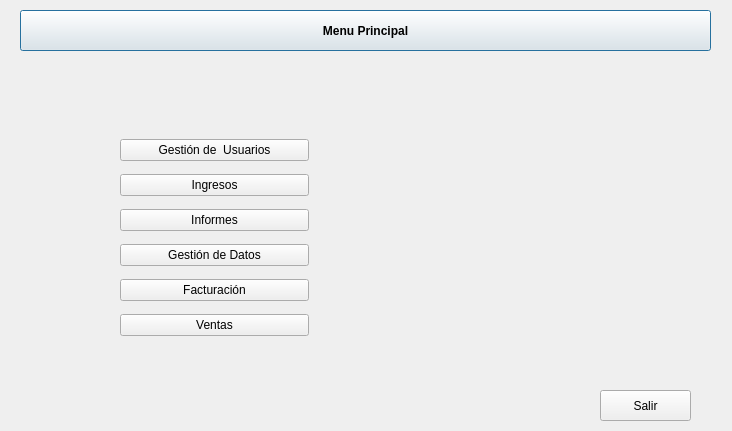
<?xml version="1.0" encoding="UTF-8"?>
<ui version="4.0">
 <class>DialogMenu</class>
 <widget class="QDialog" name="DialogMenu">
  <property name="geometry">
   <rect>
    <x>0</x>
    <y>0</y>
    <width>732</width>
    <height>431</height>
   </rect>
  </property>
  <property name="windowTitle">
   <string>Dialog</string>
  </property>
  <property name="windowIcon">
   <iconset>
    <activeon>:/icons/pix/oxygen/48x48/status/media-playlist-repeat.png</activeon>
   </iconset>
  </property>
  <widget class="QPushButton" name="pushButton">
   <property name="geometry">
    <rect>
     <x>20</x>
     <y>10</y>
     <width>691</width>
     <height>41</height>
    </rect>
   </property>
   <property name="font">
    <font>
     <weight>75</weight>
     <bold>true</bold>
    </font>
   </property>
   <property name="text">
    <string>Menu Principal</string>
   </property>
   <property name="icon">
    <iconset>
     <activeon>:/icons/pix/oxygen/48x48/status/media-playlist-repeat.png</activeon>
    </iconset>
   </property>
   <property name="iconSize">
    <size>
     <width>32</width>
     <height>32</height>
    </size>
   </property>
  </widget>
  <widget class="QLabel" name="label">
   <property name="geometry">
    <rect>
     <x>370</x>
     <y>70</y>
     <width>321</width>
     <height>311</height>
    </rect>
   </property>
   <property name="text">
    <string/>
   </property>
   <property name="pixmap">
    <pixmap resource="icons.qrc">:/icons/pix/oxygen/breaktime.jpg</pixmap>
   </property>
   <property name="scaledContents">
    <bool>true</bool>
   </property>
  </widget>
  <widget class="QPushButton" name="salir">
   <property name="geometry">
    <rect>
     <x>600</x>
     <y>390</y>
     <width>91</width>
     <height>31</height>
    </rect>
   </property>
   <property name="text">
    <string>Salir</string>
   </property>
   <property name="icon">
    <iconset>
     <activeon>:/icons/pix/oxygen/48x48/actions/system-shutdown.png</activeon>
    </iconset>
   </property>
   <property name="iconSize">
    <size>
     <width>22</width>
     <height>22</height>
    </size>
   </property>
  </widget>
  <widget class="QWidget" name="">
   <property name="geometry">
    <rect>
     <x>120</x>
     <y>132</y>
     <width>189</width>
     <height>214</height>
    </rect>
   </property>
   <layout class="QVBoxLayout" name="verticalLayout">
    <item>
     <layout class="QHBoxLayout" name="horizontalLayout">
      <item>
       <widget class="QPushButton" name="pushButton_3">
        <property name="text">
         <string>Gestión de  Usuarios</string>
        </property>
        <property name="icon">
         <iconset>
          <activeon>:/icons/pix/oxygen/48x48/status/meeting-chair.png</activeon>
         </iconset>
        </property>
        <property name="iconSize">
         <size>
          <width>22</width>
          <height>22</height>
         </size>
        </property>
       </widget>
      </item>
     </layout>
    </item>
    <item>
     <layout class="QHBoxLayout" name="horizontalLayout_2">
      <item>
       <widget class="QPushButton" name="pushButton_5">
        <property name="text">
         <string>Ingresos</string>
        </property>
        <property name="icon">
         <iconset>
          <activeon>:/icons/pix/oxygen/48x48/actions/resource-calendar-insert.png</activeon>
         </iconset>
        </property>
        <property name="iconSize">
         <size>
          <width>22</width>
          <height>22</height>
         </size>
        </property>
       </widget>
      </item>
     </layout>
    </item>
    <item>
     <layout class="QHBoxLayout" name="horizontalLayout_3">
      <item>
       <widget class="QPushButton" name="pushButton_7">
        <property name="text">
         <string>Informes</string>
        </property>
        <property name="icon">
         <iconset>
          <activeon>:/icons/pix/oxygen/48x48/actions/view-calendar-list.png</activeon>
         </iconset>
        </property>
        <property name="iconSize">
         <size>
          <width>22</width>
          <height>22</height>
         </size>
        </property>
       </widget>
      </item>
     </layout>
    </item>
    <item>
     <widget class="QPushButton" name="pushButton_2">
      <property name="text">
       <string>Gestión de Datos</string>
      </property>
      <property name="icon">
       <iconset>
        <activeon>:/icons/pix/oxygen/48x48/apps/kdf.png</activeon>
       </iconset>
      </property>
      <property name="iconSize">
       <size>
        <width>22</width>
        <height>22</height>
       </size>
      </property>
     </widget>
    </item>
    <item>
     <widget class="QPushButton" name="pushButton_4">
      <property name="text">
       <string>Facturación</string>
      </property>
      <property name="icon">
       <iconset>
        <activeon>:/icons/pix/oxygen/48x48/actions/view-financial-payment-mode.png</activeon>
       </iconset>
      </property>
      <property name="iconSize">
       <size>
        <width>22</width>
        <height>22</height>
       </size>
      </property>
     </widget>
    </item>
    <item>
     <widget class="QPushButton" name="pushButton_6">
      <property name="text">
       <string>Ventas</string>
      </property>
      <property name="icon">
       <iconset>
        <activeon>:/icons/pix/oxygen/48x48/status/security-high.png</activeon>
       </iconset>
      </property>
      <property name="iconSize">
       <size>
        <width>22</width>
        <height>22</height>
       </size>
      </property>
     </widget>
    </item>
   </layout>
  </widget>
 </widget>
 <resources>
  <include location="icons.qrc"/>
 </resources>
 <connections/>
</ui>
